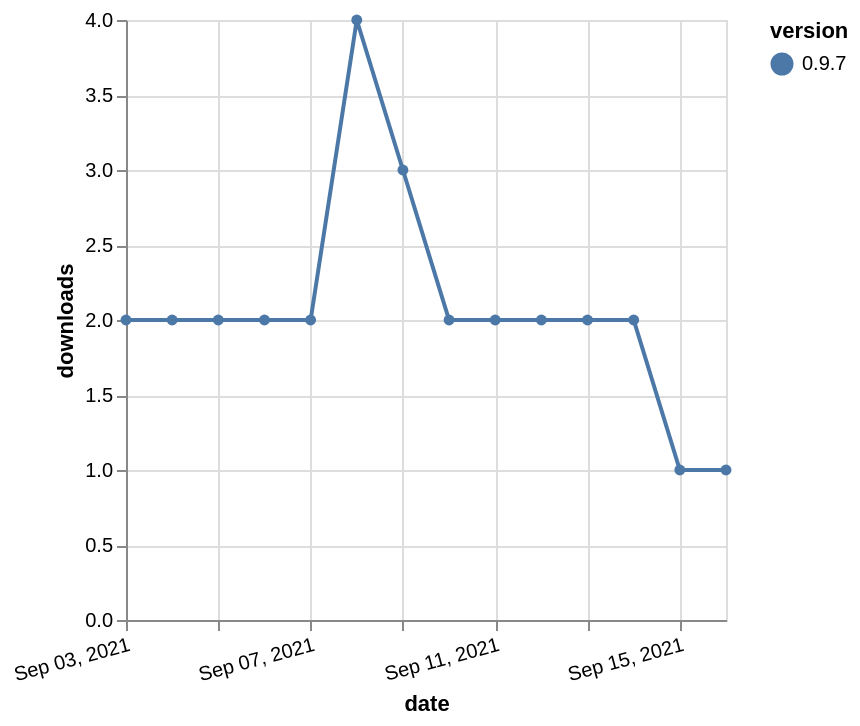

Write the Vega-Lite specification saved for this chart.
### Vega-Lite specification from a JSON file in a GitHub repository (floating-point values rounded to 4 significant figures)
{"$schema": "https://vega.github.io/schema/vega-lite/v5.json", "description": "A simple bar chart with embedded data.", "data": {"values": [{"date": "2021-09-03", "total": 1079, "delta": 2, "version": "0.9.7"}, {"date": "2021-09-04", "total": 1081, "delta": 2, "version": "0.9.7"}, {"date": "2021-09-05", "total": 1083, "delta": 2, "version": "0.9.7"}, {"date": "2021-09-06", "total": 1085, "delta": 2, "version": "0.9.7"}, {"date": "2021-09-07", "total": 1087, "delta": 2, "version": "0.9.7"}, {"date": "2021-09-08", "total": 1091, "delta": 4, "version": "0.9.7"}, {"date": "2021-09-09", "total": 1094, "delta": 3, "version": "0.9.7"}, {"date": "2021-09-10", "total": 1096, "delta": 2, "version": "0.9.7"}, {"date": "2021-09-11", "total": 1098, "delta": 2, "version": "0.9.7"}, {"date": "2021-09-12", "total": 1100, "delta": 2, "version": "0.9.7"}, {"date": "2021-09-13", "total": 1102, "delta": 2, "version": "0.9.7"}, {"date": "2021-09-14", "total": 1104, "delta": 2, "version": "0.9.7"}, {"date": "2021-09-15", "total": 1105, "delta": 1, "version": "0.9.7"}, {"date": "2021-09-16", "total": 1106, "delta": 1, "version": "0.9.7"}]}, "width": "container", "mark": {"type": "line", "point": {"filled": true}}, "encoding": {"x": {"field": "date", "type": "temporal", "timeUnit": "yearmonthdate", "title": "date", "axis": {"labelAngle": -15}}, "y": {"field": "delta", "type": "quantitative", "title": "downloads"}, "color": {"field": "version", "type": "nominal"}, "tooltip": {"field": "delta"}}}
